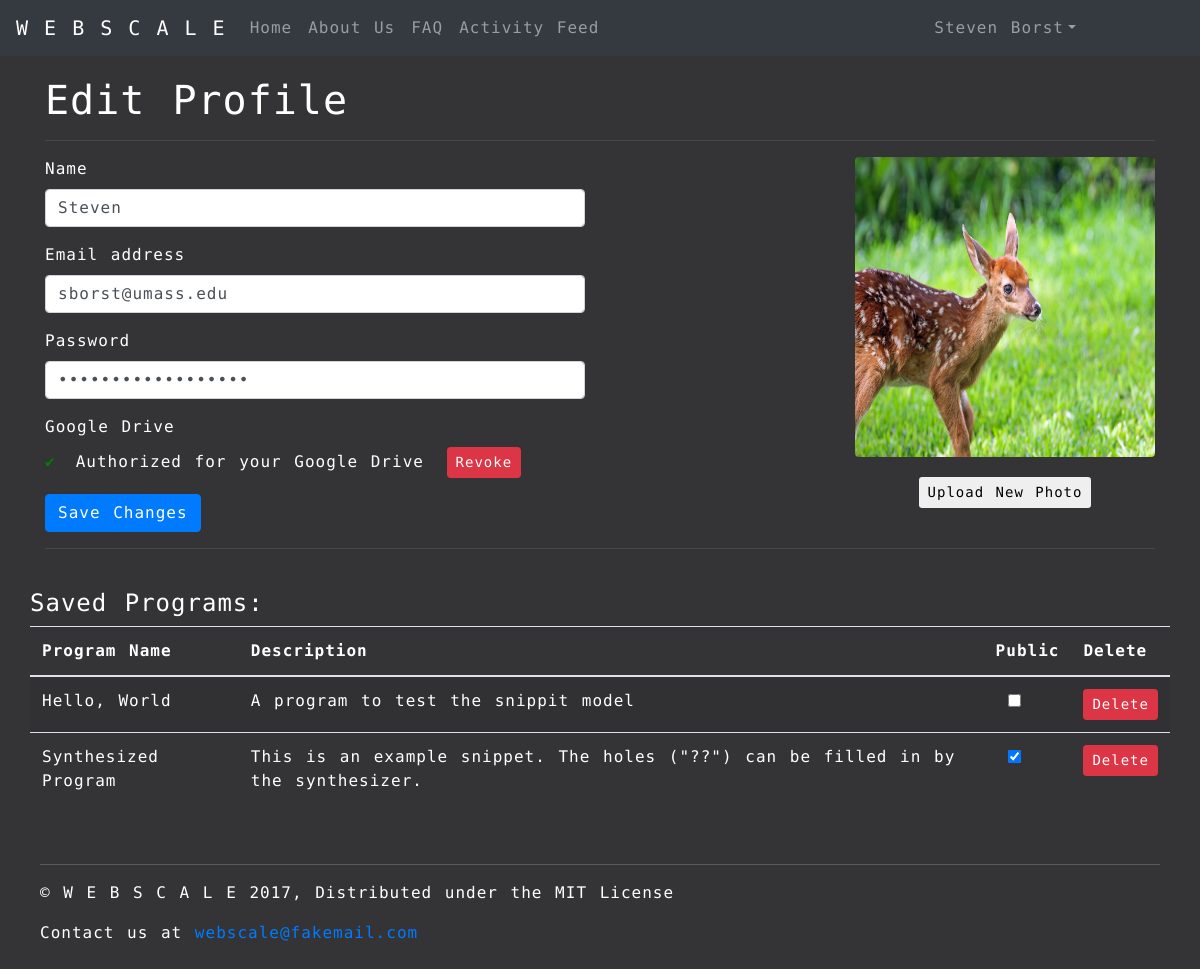
The page /profile/edit on the database as committed earlier.
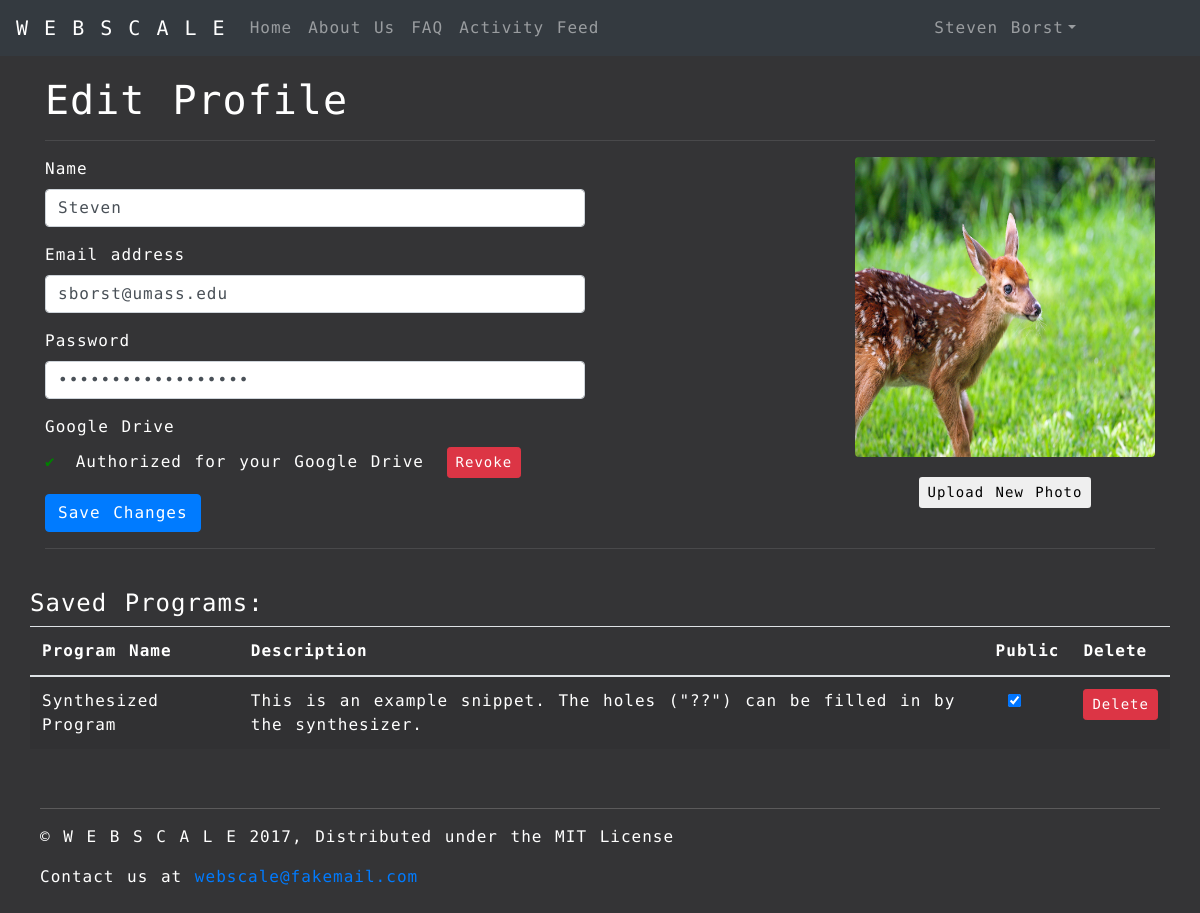
The same page on the database as committed later.
### synthesizer/models.py (models this page shows, shortened)
class Snippit(models.Model):
    id = models.UUIDField(primary_key=True, default=uuid.uuid4, help_text="Unique ID for this Snippit")
    user_id = models.ForeignKey('User', on_delete=models.SET_NULL, null=True)
    name = models.CharField('Name', max_length=200, help_text="Enter name")
    description = models.TextField(max_length=1000, help_text="Enter the snippit description")
    program_text = models.TextField(max_length=99999, help_text="Enter the program holes")
    program_spec = models.TextField(max_length=99999, help_text="Enter the program spec")
    """
    The synthesizer result needs to be a different kind of model field that will be generated, not entered
    """
    synthesizer_result = models.TextField(max_length=99999, help_text="Enter the synthesizer result")
    is_public = models.BooleanField(default=True, help_text="Toggle for user's public visibility")

### synthesizer/views.py (the view)
# urls.py: url(r'^profile/edit$', views.profile_edit, name='profile_edit'),
def profile_edit(request):
    user = User.objects.get(name='Steven Borst')
    programs = Snippit.objects.filter(user_id=user.id)
    profile_id = "d097b337df594c35a01d997bfbeaad42"  # default to steven's profile for now
    return render(
        request,
        'synthesizer/profile_edit.html',
        context={'page_title': 'Edit Profile', 'programs': programs,
          'user': user},
    )

### synthesizer/templates/synthesizer/profile_edit.html (shortened to what this page needs)
{% extends "base_page.html" %}
{% block css %}
{% load static %}
<link rel="stylesheet" type="text/css" href="{% static 'css/webscale-profile.css' %}">
{% endblock %}
{% block content %}
<div id="main" class="container">
    <h1>Edit Profile</h1>
    <hr class="heading-hr">
    <div class="row">
        <div class="col-6">
            <form>
                <div class="form-group">
                    <label for="name-input">Name</label>
                    <input type="name" class="form-control" id="name-input" placeholder="Enter your name..." value={{ user.name }}>
                </div>
                <div class="form-group">
                    <label for="email-input">Email address</label>
                    <input type="email" class="form-control" id="email-input" placeholder="Enter your email..." value={{ user.email }}>
                </div>
                <div class="form-group">
                    <label for="password-input">Password</label>
                    <input type="password" class="form-control" id="password-input" placeholder="Enter a password..." value="******************">
                </div>
                <div class="form-group">
                    <label for="drive-auth">Google Drive</label>
                    <br>
                    <span id="drive-auth" class="checkmark" aria-hidden="true">&#10004;</span><span>Authorized for your Google Drive</span>
                    <button type="button" class="btn btn-danger btn-sm btn-leftpad">Revoke </button>
                </div>
                <button type="submit" class="btn btn-primary">Save Changes</button>
            </form>
        </div>
        <div class="col-6">
            <div class="float-right">
                <img class="rounded profile-picture" alt="Profile Picture" src="{% static 'images/deer.jpg' %}">
                <br>
                <div class="upload-button">
                    <button type="button" class="btn btn-sm">Upload New Photo</button>
                </div>
            </div>
        </div>
    </div>
    <hr class="heading-hr">
    <br>
    <div class="row">
        <h4>Saved Programs:</h4>
        <table class="table table-striped program-table">
            <thead>
                <tr>
                    <th>Program Name</th>
                    <th>Description</th>
                    <th>Public</th>
                    <th>Delete</th>
                </tr>
            </thead>
            <tbody>
                {% for program in programs %}
                <tr>
                    <td>{{program.name}}</td>
                    <td>{{program.description}}</td>
                    <td class="text-center"><input type="checkbox" class="form-check-input" {% if program.is_public %} checked {% endif %}"></td>
                    <td><button type="button" class="btn btn-danger btn-sm" aria-label="Delete">Delete</button></td>
                </tr>
                {% endfor %}
            </tbody>
    </div>
    <footer class="footer">
        <hr class="footer-hr">
        <p>&copy; W E B S C A L E 2017, Distributed under the MIT License</p>
        <p>Contact us at <a href="mailto:webscale@fakemail.com">webscale@fakemail.com</a></p>
    </footer>
</div>
{% endblock %}

Rows that differ between the two databases and show on the page:
removed Snippit: name "Hello, World", description "A program to test the snippit model"
